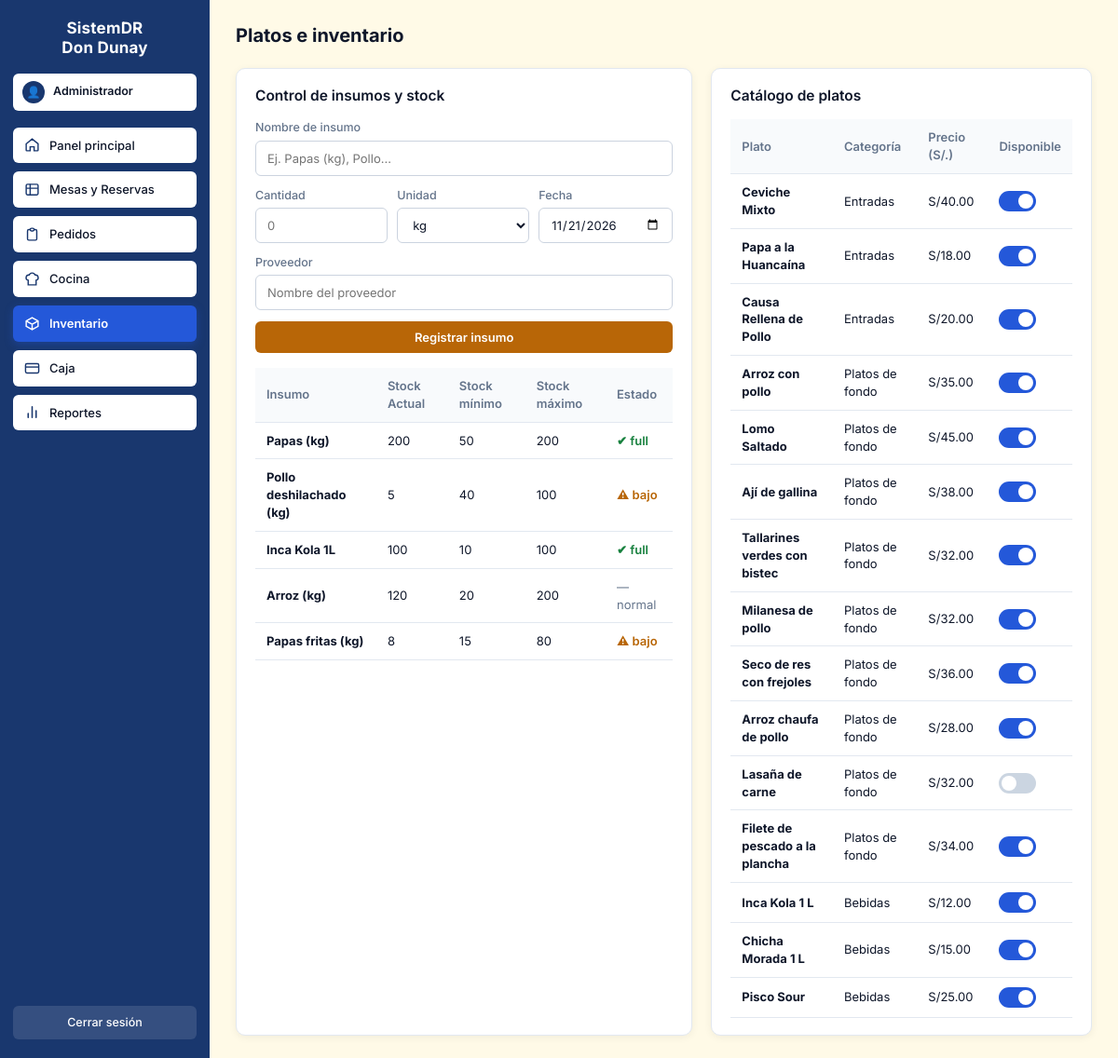
Screenshot of /inventario.php (signed in) with the database file from the repository.
### tables this page shows
CREATE TABLE insumo (
  id_insumo INT AUTO_INCREMENT PRIMARY KEY,
  nombre VARCHAR(100) NOT NULL,
  stock_actual DECIMAL(10,2) NOT NULL,
  stock_minimo DECIMAL(10,2) NOT NULL,
  stock_maximo DECIMAL(10,2) NOT NULL,
  unidad VARCHAR(20) NOT NULL,
  fecha_ingreso DATE DEFAULT (CURRENT_DATE),
  proveedor VARCHAR(100) DEFAULT ''
);

CREATE TABLE plato (
  id_plato INT AUTO_INCREMENT PRIMARY KEY,
  nombre VARCHAR(100) NOT NULL,
  categoria ENUM('Entradas','Platos de fondo','Bebidas') NOT NULL DEFAULT 'Platos de fondo',
  precio DECIMAL(10,2) NOT NULL,
  disponible TINYINT(1) NOT NULL DEFAULT 1,
  imagen VARCHAR(100) DEFAULT 'plato-default'
);

### php/auth.php (called while the page is built, shortened)
<?php
$usuario_rol = $_SESSION['rol'] ?? 'administrador';
function etiquetaRol($rol) {
    $map = [
        'administrador' => 'Administrador',
        'recepcionista' => 'Recepcionista',
        'mesero'        => 'Mesero',
        'cocinero'      => 'Cocinero'
    ];
    return $map[$rol] ?? 'Administrador';
}
function puedeVerModulo($rol, $modulo) {
    if ($rol === 'administrador') return true;
    $permisos = [
        'recepcionista' => ['dashboard', 'mesas', 'inventario'],
        'mesero'        => ['dashboard', 'mesas', 'pedidos', 'caja'],
        'cocinero'      => ['dashboard', 'cocina']
    ];
    return in_array($modulo, $permisos[$rol] ?? []);
}
?>

### inventario.php (the view, shortened to what this page needs)
<?php
require_once "php/auth.php";
require_once "php/conexion.php";
$insumos = [];
$platos = [];
if (!$db_error) {
    $resI = $conn->query("SELECT * FROM insumo ORDER BY id_insumo ASC");
    while ($i = $resI->fetch_assoc()) $insumos[] = $i;
    $resP = $conn->query("SELECT * FROM plato ORDER BY id_plato ASC");
    while ($p = $resP->fetch_assoc()) $platos[] = $p;
}
?>
<!DOCTYPE html>
<html lang="es">
<head>
  <link rel="stylesheet" href="css/styles.css">
</head>
<body>
<div class="app-shell">
  <?php include "php/sidebar.php"; ?>
  <main class="main-area cream-theme">
    <div class="page-header-bar">
      <h1 class="page-title">Platos e inventario</h1>
    </div>
    <div class="inv-layout">
      <div class="card">
        <h2 class="card-title">Control de insumos y stock</h2>
        <form id="formInsumo" onsubmit="guardarInsumo(event)">
          <div class="form-group">
            <label class="form-label">Nombre de insumo</label>
            <input type="text" name="nombre" id="invNombre" class="form-control" placeholder="Ej. Papas (kg), Pollo..." required>
          </div>
          <div class="form-row-3">
            <div class="form-group">
              <label class="form-label">Cantidad</label>
              <input type="number" step="0.01" name="cantidad" id="invCantidad" class="form-control" placeholder="0" required>
            </div>
            <div class="form-group">
              <label class="form-label">Unidad</label>
              <select name="unidad" class="form-control">
                <option value="kg">kg</option>
              </select>
            </div>
            <div class="form-group">
              <label class="form-label">Fecha</label>
              <input type="date" name="fecha" class="form-control" value="<?php echo date('Y-m-d'); ?>">
            </div>
          </div>
          <div class="form-group">
            <label class="form-label">Proveedor</label>
            <input type="text" name="proveedor" class="form-control" placeholder="Nombre del proveedor">
          </div>
          <button type="submit" class="btn btn-amber btn-block" style="margin-bottom:16px;">Registrar insumo</button>
        </form>
        <div class="table-wrap">
          <table class="data-table">
            <thead>
              <tr>
                <th>Insumo</th>
                <th>Stock Actual</th>
                <th>Stock mínimo</th>
                <th>Stock máximo</th>
                <th>Estado</th>
              </tr>
            </thead>
            <tbody>
              <?php foreach ($insumos as $in): ?>
                <?php
                  $act = floatval($in['stock_actual']);
                  $min = floatval($in['stock_minimo']);
                  $max = floatval($in['stock_maximo']);
                ?>
                <tr>
                  <td><strong><?php echo htmlspecialchars($in['nombre']); ?></strong></td>
                  <td><?php echo number_format($act, 0); ?></td>
                  <td><?php echo number_format($min, 0); ?></td>
                  <td><?php echo number_format($max, 0); ?></td>
                  <td>
                    <?php if ($act >= $max): ?>
                      <span style="color:#16803D;font-weight:600;">&#10004; full</span>
                    <?php elseif ($act <= $min): ?>
                      <span style="color:#B86607;font-weight:600;">&#9888; bajo</span>
                    <?php else: ?>
                      <span style="color:#64748B;">— normal</span>
                    <?php endif; ?>
                  </td>
                </tr>
              <?php endforeach; ?>
            </tbody>
          </table>
        </div>
      </div>
      <div class="card">
        <h2 class="card-title">Catálogo de platos</h2>
        <div class="table-wrap">
          <table class="data-table">
            <thead>
              <tr>
                <th>Plato</th>
                <th>Categoría</th>
                <th>Precio (S/.)</th>
                <th>Disponible</th>
              </tr>
            </thead>
            <tbody>
              <?php foreach ($platos as $pl): ?>
                <tr>
                  <td><strong><?php echo htmlspecialchars($pl['nombre']); ?></strong></td>
                  <td><?php echo htmlspecialchars($pl['categoria']); ?></td>
                  <td>S/<?php echo number_format($pl['precio'], 2); ?></td>
                  <td>
                    <label class="switch">
                      <span class="slider"></span>
                    </label>
                  </td>
                </tr>
              <?php endforeach; ?>
            </tbody>
          </table>
        </div>
      </div>
    </div>
  </main>
</div>
</body>
</html>

### php/sidebar.php
<?php
$pagina_actual = basename($_SERVER['PHP_SELF']);
$rol_label = etiquetaRol($usuario_rol);
$menu_items = [
    ['id' => 'dashboard',  'file' => 'dashboard.php',    'label' => 'Panel principal',  'icon' => '<path d="M3 10.5L12 3l9 7.5V20a1 1 0 0 1-1 1h-5v-6H9v6H4a1 1 0 0 1-1-1v-9.5z" fill="none" stroke="currentColor" stroke-width="2"/>'],
    ['id' => 'mesas',      'file' => 'mesas.php',        'label' => 'Mesas y Reservas', 'icon' => '<rect x="3" y="4" width="18" height="16" rx="2" fill="none" stroke="currentColor" stroke-width="2"/><path d="M3 10h18M9 4v16" stroke="currentColor" stroke-width="2"/>'],
    ['id' => 'pedidos',    'file' => 'pedidos.php',      'label' => 'Pedidos',          'icon' => '<path d="M9 5H7a2 2 0 0 0-2 2v12a2 2 0 0 0 2 2h10a2 2 0 0 0 2-2V7a2 2 0 0 0-2-2h-2M9 5a2 2 0 0 0 2 2h2a2 2 0 0 0 2-2M9 5a2 2 0 0 1 2-2h2a2 2 0 0 1 2 2" fill="none" stroke="currentColor" stroke-width="2"/>'],
    ['id' => 'cocina',     'file' => 'cocina_vista.php', 'label' => 'Cocina',           'icon' => '<path d="M6 13.87A4 4 0 0 1 7.41 6a5.11 5.11 0 0 1 1.05-1.54 5 5 0 0 1 7.08 0A5.11 5.11 0 0 1 16.59 6 4 4 0 0 1 18 13.87V21H6Z" fill="none" stroke="currentColor" stroke-width="2"/>'],
    ['id' => 'inventario', 'file' => 'inventario.php',   'label' => 'Inventario',       'icon' => '<path d="M21 8l-9-5-9 5v8l9 5 9-5V8zM3 8l9 5 9-5M12 13v8" fill="none" stroke="currentColor" stroke-width="2"/>'],
    ['id' => 'caja',       'file' => 'caja.php',         'label' => 'Caja',             'icon' => '<rect x="2" y="5" width="20" height="14" rx="2" fill="none" stroke="currentColor" stroke-width="2"/><path d="M2 10h20" stroke="currentColor" stroke-width="2"/>'],
    ['id' => 'reportes',   'file' => 'reportes.php',     'label' => 'Reportes',         'icon' => '<path d="M18 20V10M12 20V4M6 20v-6" stroke="currentColor" stroke-width="2.2" stroke-linecap="round"/>']
];
?>
<aside class="sidebar" id="appSidebar">
  <div class="sidebar-brand">SistemDR<br>Don Dunay</div>
  <div class="sidebar-role-pill">
    <span class="sidebar-role-avatar">&#128100;</span>
    <span><?php echo htmlspecialchars($rol_label); ?></span>
  </div>
  <nav class="sidebar-nav">
    <?php foreach ($menu_items as $item): ?>
      <?php if (puedeVerModulo($usuario_rol, $item['id'])): ?>
        <a href="<?php echo $item['file']; ?>" class="nav-item <?php echo ($pagina_actual === $item['file']) ? 'active' : ''; ?>">
          <svg viewBox="0 0 24 24"><?php echo $item['icon']; ?></svg>
          <span><?php echo $item['label']; ?></span>
        </a>
      <?php endif; ?>
    <?php endforeach; ?>
  </nav>
  <a href="php/logout.php" class="sidebar-logout">Cerrar sesión</a>
</aside>

### rows the page displays
insumo: nombre "Papas (kg)", stock_actual "200", stock_minimo "50", stock_maximo "200", shows "✔ full"
insumo: nombre "Pollo deshilachado (kg)", stock_actual "5", stock_minimo "40", stock_maximo "100", shows "⚠ bajo"
insumo: nombre "Inca Kola 1L", stock_actual "100", stock_minimo "10", stock_maximo "100", shows "✔ full"
insumo: nombre "Arroz (kg)", stock_actual "120", stock_minimo "20", stock_maximo "200", shows "— normal"
insumo: nombre "Papas fritas (kg)", stock_actual "8", stock_minimo "15", stock_maximo "80", shows "⚠ bajo"
plato: nombre "Ceviche Mixto", categoria "Entradas", precio "40.00"
plato: nombre "Papa a la Huancaína", categoria "Entradas", precio "18.00"
plato: nombre "Causa Rellena de Pollo", categoria "Entradas", precio "20.00"
plato: nombre "Arroz con pollo", categoria "Platos de fondo", precio "35.00"
plato: nombre "Lomo Saltado", categoria "Platos de fondo", precio "45.00"
plato: nombre "Ají de gallina", categoria "Platos de fondo", precio "38.00"
plato: nombre "Tallarines verdes con bistec", categoria "Platos de fondo", precio "32.00"
plato: nombre "Milanesa de pollo", categoria "Platos de fondo", precio "32.00"
plato: nombre "Seco de res con frejoles", categoria "Platos de fondo", precio "36.00"
plato: nombre "Arroz chaufa de pollo", categoria "Platos de fondo", precio "28.00"
plato: nombre "Lasaña de carne", categoria "Platos de fondo", precio "32.00"
plato: nombre "Filete de pescado a la plancha", categoria "Platos de fondo", precio "34.00"
plato: nombre "Inca Kola 1 L", categoria "Bebidas", precio "12.00"
plato: nombre "Chicha Morada 1 L", categoria "Bebidas", precio "15.00"
plato: nombre "Pisco Sour", categoria "Bebidas", precio "25.00"

### other values shown
$rol_label "Administrador"
$item['label'] "Panel principal"
$item['label'] "Mesas y Reservas"
$item['label'] "Pedidos"
$item['label'] "Cocina"
$item['label'] "Inventario"
$item['label'] "Caja"
$item['label'] "Reportes"
